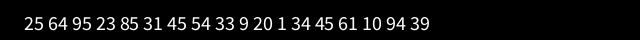
Frame 1 (no input)
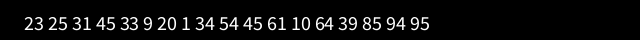
Frame 60 (the mouse pressed at the canvas centre just before this capture)
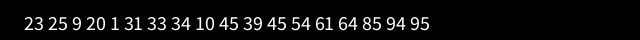
Frame 120 (the mouse held since frame 60 and released just before this capture)

The Processing sketch that drew these frames (run headless with seeded random() and noise(); from frame 60 on, the mouse is pressed at the canvas centre):

// Processing sketch: bubbleSort
// ── bubbleSort.pde
int[] data;
int swapIndex = -1;

void setup() {
  size(640, 40);
  frameRate(5);
  data = new int[18];
  for(int i = 0; i < data.length; ++i) {
    data[i] = (int) random(100);
  }
}

void draw() {
  background(0);
  bubbleSwap(data);
  String s = "";
  for(int d : data) {
    s += " " + d;
  }
  int txtSize = 20;
  textSize(txtSize);
  text(s, txtSize, txtSize * 1.5);
}

void bubbleSwap(int[] input) {
  ++swapIndex;
  if (swapIndex >= input.length - 1) {
    swapIndex = 0;
  }
  if (input[swapIndex] > input[swapIndex + 1]) {
    int swap =   input[swapIndex];
    input[swapIndex] =   input[swapIndex + 1];
    input[swapIndex + 1] = swap;
  }
}
